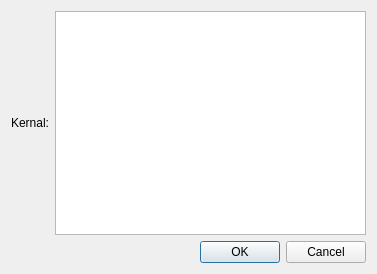
<?xml version="1.0" encoding="UTF-8"?>
<ui version="4.0">
 <class>DialogLinear</class>
 <widget class="QDialog" name="DialogLinear">
  <property name="geometry">
   <rect>
    <x>0</x>
    <y>0</y>
    <width>377</width>
    <height>274</height>
   </rect>
  </property>
  <property name="minimumSize">
   <size>
    <width>256</width>
    <height>256</height>
   </size>
  </property>
  <property name="windowTitle">
   <string>Linear Filter</string>
  </property>
  <layout class="QGridLayout" name="gridLayout">
   <item row="1" column="0">
    <layout class="QVBoxLayout" name="verticalLayout">
     <item>
      <layout class="QHBoxLayout" name="horizontalLayout">
       <item>
        <widget class="QLabel" name="label">
         <property name="text">
          <string>Kernal:</string>
         </property>
         <property name="margin">
          <number>20</number>
         </property>
        </widget>
       </item>
       <item>
        <widget class="QTextEdit" name="textEdit"/>
       </item>
      </layout>
     </item>
     <item>
      <widget class="QDialogButtonBox" name="buttonBox">
       <property name="orientation">
        <enum>Qt::Horizontal</enum>
       </property>
       <property name="standardButtons">
        <set>QDialogButtonBox::Cancel|QDialogButtonBox::Ok</set>
       </property>
      </widget>
     </item>
    </layout>
   </item>
  </layout>
 </widget>
 <resources/>
 <connections>
  <connection>
   <sender>buttonBox</sender>
   <signal>accepted()</signal>
   <receiver>DialogLinear</receiver>
   <slot>accept()</slot>
   <hints>
    <hint type="sourcelabel">
     <x>248</x>
     <y>254</y>
    </hint>
    <hint type="destinationlabel">
     <x>157</x>
     <y>274</y>
    </hint>
   </hints>
  </connection>
  <connection>
   <sender>buttonBox</sender>
   <signal>rejected()</signal>
   <receiver>DialogLinear</receiver>
   <slot>reject()</slot>
   <hints>
    <hint type="sourcelabel">
     <x>316</x>
     <y>260</y>
    </hint>
    <hint type="destinationlabel">
     <x>286</x>
     <y>274</y>
    </hint>
   </hints>
  </connection>
 </connections>
</ui>
